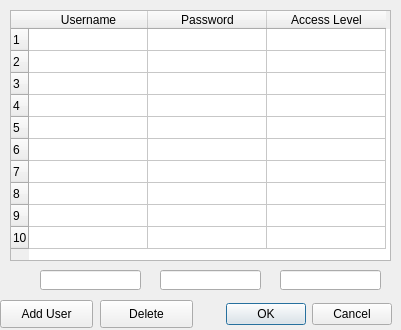
<?xml version="1.0" encoding="UTF-8"?>
<ui version="4.0">
 <class>Dialog</class>
 <widget class="QDialog" name="Dialog">
  <property name="geometry">
   <rect>
    <x>0</x>
    <y>0</y>
    <width>401</width>
    <height>330</height>
   </rect>
  </property>
  <property name="windowTitle">
   <string>Dialog</string>
  </property>
  <widget class="QPushButton" name="deleteUserButton">
   <property name="geometry">
    <rect>
     <x>100</x>
     <y>300</y>
     <width>93</width>
     <height>28</height>
    </rect>
   </property>
   <property name="text">
    <string>Delete</string>
   </property>
  </widget>
  <widget class="QPushButton" name="addUserButton">
   <property name="geometry">
    <rect>
     <x>0</x>
     <y>300</y>
     <width>93</width>
     <height>28</height>
    </rect>
   </property>
   <property name="text">
    <string>Add User</string>
   </property>
  </widget>
  <widget class="QDialogButtonBox" name="buttonBox">
   <property name="geometry">
    <rect>
     <x>200</x>
     <y>300</y>
     <width>192</width>
     <height>28</height>
    </rect>
   </property>
   <property name="standardButtons">
    <set>QDialogButtonBox::Cancel|QDialogButtonBox::Ok</set>
   </property>
  </widget>
  <widget class="QTableWidget" name="usersTable">
   <property name="geometry">
    <rect>
     <x>10</x>
     <y>10</y>
     <width>381</width>
     <height>251</height>
    </rect>
   </property>
   <property name="rowCount">
    <number>10</number>
   </property>
   <property name="columnCount">
    <number>3</number>
   </property>
   <attribute name="horizontalHeaderDefaultSectionSize">
    <number>119</number>
   </attribute>
   <attribute name="verticalHeaderMinimumSectionSize">
    <number>15</number>
   </attribute>
   <attribute name="verticalHeaderDefaultSectionSize">
    <number>22</number>
   </attribute>
   <row/>
   <row/>
   <row/>
   <row/>
   <row/>
   <row/>
   <row/>
   <row/>
   <row/>
   <row/>
   <column>
    <property name="text">
     <string>Username</string>
    </property>
   </column>
   <column>
    <property name="text">
     <string>Password</string>
    </property>
   </column>
   <column>
    <property name="text">
     <string>Access Level</string>
    </property>
   </column>
  </widget>
  <widget class="QLineEdit" name="newUserEdit">
   <property name="geometry">
    <rect>
     <x>40</x>
     <y>270</y>
     <width>101</width>
     <height>20</height>
    </rect>
   </property>
  </widget>
  <widget class="QLineEdit" name="newPasswordEdit">
   <property name="geometry">
    <rect>
     <x>160</x>
     <y>270</y>
     <width>101</width>
     <height>20</height>
    </rect>
   </property>
  </widget>
  <widget class="QLineEdit" name="newAccessEdit">
   <property name="geometry">
    <rect>
     <x>280</x>
     <y>270</y>
     <width>101</width>
     <height>20</height>
    </rect>
   </property>
  </widget>
 </widget>
 <resources/>
 <connections/>
</ui>
